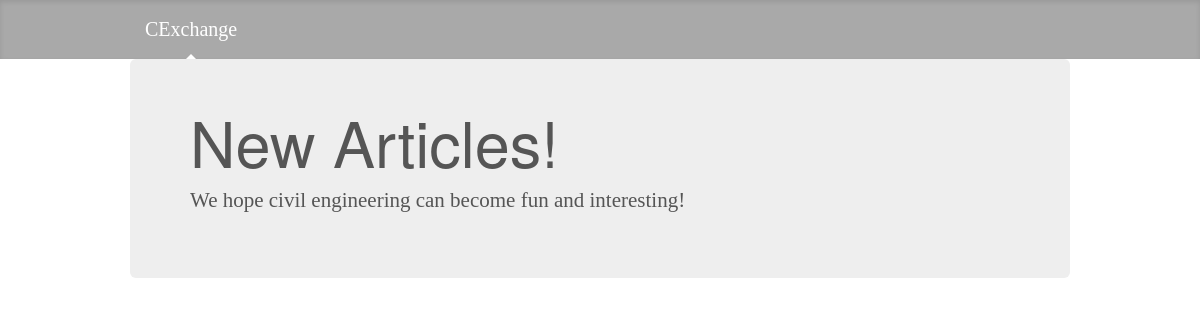
The app's page /index, older data.
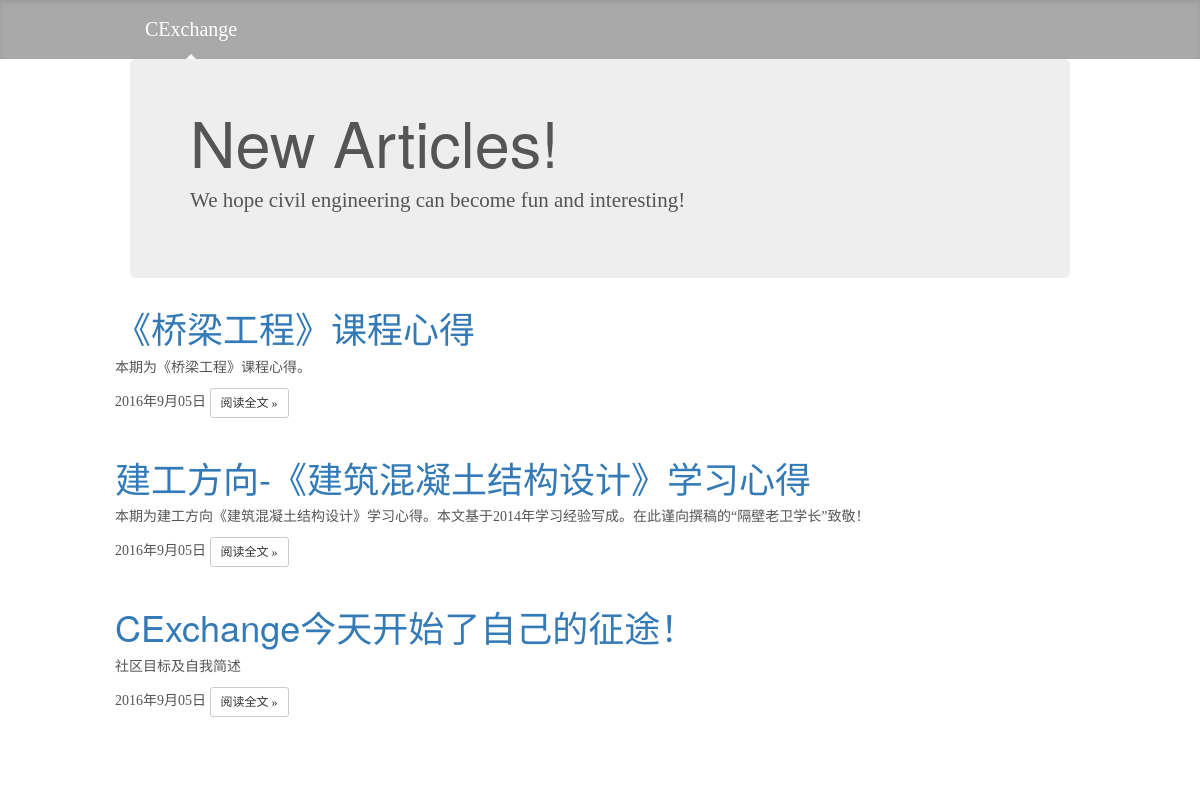
The same page, newer data.
### Blog/models.py (models this page shows, shortened)
class Article(models.Model):
    STATUS_CHOICE = (
        ('d', 'Draft'),
        ('p', 'Published'),
    )
    title = models.CharField('标题', max_length=70)
    abstract = models.CharField('摘要', max_length=150, blank=False, null=False, help_text="必选,请勿空白")
    body = models.TextField('正文')
    title_pic = models.ImageField('题图', upload_to='pic_folder/', blank=True, null=True)
    author = models.ForeignKey('Author', verbose_name='作者', null=False)
    create_time = models.DateTimeField('创建时间', auto_now_add=True)
    last_modified_time = models.DateTimeField('创建时间', auto_now_add=True)
    views = models.PositiveIntegerField('浏览量', default=0)
    thumbs = models.PositiveIntegerField('点赞量', default=0)
    category = models.ForeignKey('Category', verbose_name='分类', null=True, on_delete=models.SET_NULL)
    class Meta:
        ordering = ['-last_modified_time']

### Blog/views.py (the view)
# urls.py: url(r'^index$', views.IndexView.as_view(), name='index'),
class IndexView(ListView):
    template_name = 'Blog/index.html'
    context_object_name = 'article_list'
    def get_queryset(self):
        article_list = Article.objects.all()
        for article in article_list:
            article.body = markdown2.markdown(article.body, extras=['fenced-code-blocks'],)
        return article_list

### templates/Blog/index.html (shortened to what this page needs)
{% extends 'base.html' %}
{% block content %}
   <div class="container">
      <div class="jumbotron">
        <h1>New Articles!</h1>
        <p class="lead">We hope civil engineering can become fun and interesting!</p>
      </div>
      <div class="row">
          {% for article in article_list %}
              <div class="post">
                    <div class="post-hd">
                        <h1 class="title"><a href="{% url 'blog:detail' article.pk %}">{{ article.title }}</a></h1>
                    </div>
                    <div class="post-bd">
                        <p>{{ article.abstract }}</p>
                    </div>
                    <div class="post-ft">
                        <span class="date">{{ article.last_modified_time|date:"Y年n月d日" }}</span>
                        <a class="btn btn-default btn-sm" href="{% url 'blog:detail' article.id %}" role="button">阅读全文 &raquo;</a>
                    </div>
            </div>
            <br> <br />
        {% endfor %}
    </div>
   </div>
{% endblock %}

Row changes from the older to the newer data that the page shows:
added Article: title "《桥梁工程》课程心得", abstract "本期为《桥梁工程》课程心得。", last_modified_time "2016年9月05日"
added Article: title "建工方向-《建筑混凝土结构设计》学习心得", abstract "本期为建工方向《建筑混凝土结构设计》学习心得。本文基于2014年学习经验写成。在此谨向撰稿的“隔壁老卫学长”致敬！", last_modified_time "2016年9月05日"
added Article: title "CExchange今天开始了自己的征途！", abstract "社区目标及自我简述", last_modified_time "2016年9月05日"
